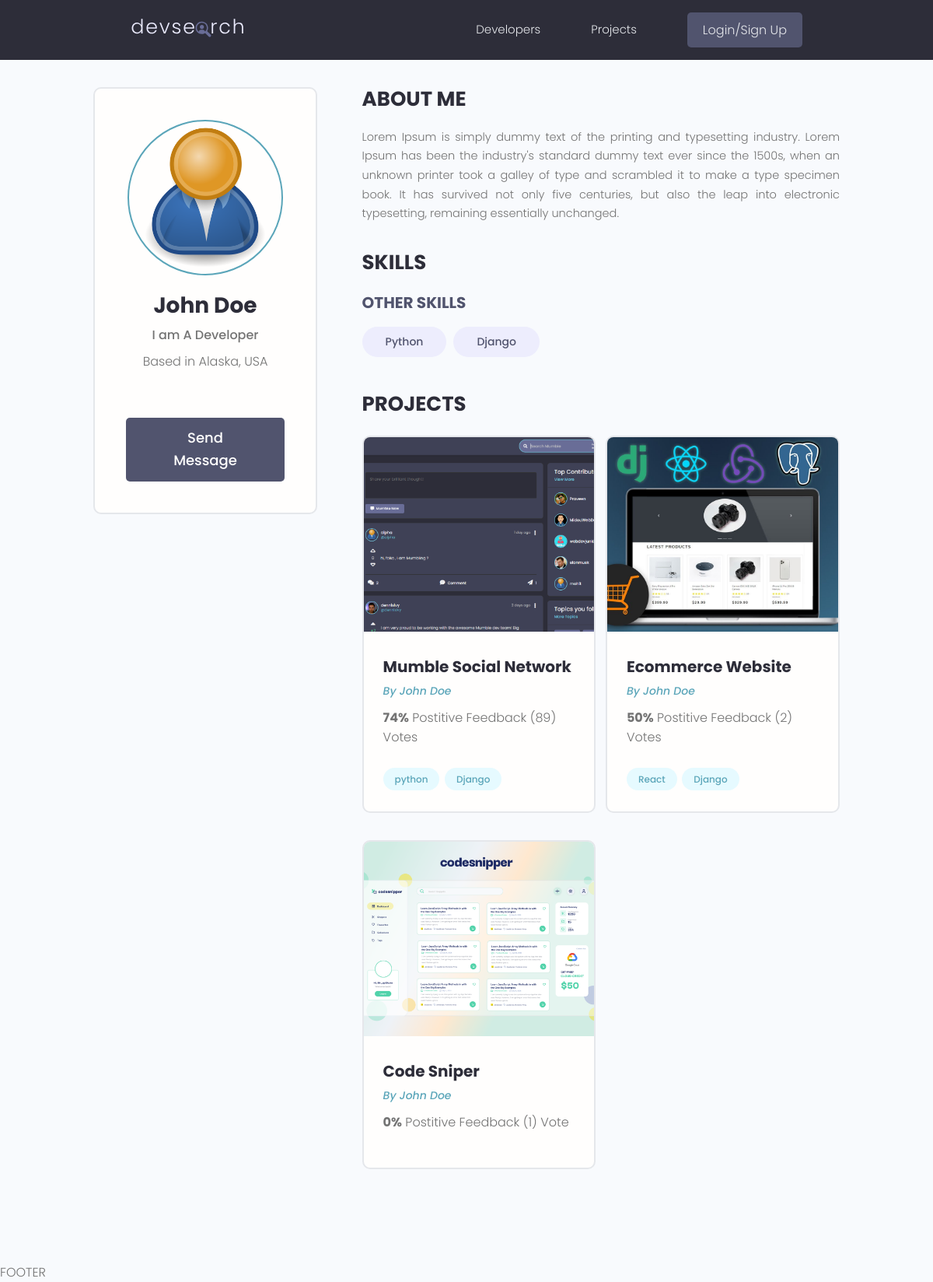
Screenshot of /profile/7ada358a-f1fe-45b3-96f8-bb56e8ad20bf/ with the database file from the repository.
### users/models.py (models this page shows, shortened)
class Profile(models.Model):
    user = models.OneToOneField(User,on_delete=models.CASCADE,null=True,blank=True)
    name = models.CharField(max_length=200,blank=True,null=True)
    username = models.CharField(max_length=200,blank=True,null=True)
    location = models.CharField(max_length=200,blank=True,null=True)
    email = models.EmailField(max_length=500,blank=True,null=True)
    short_intro = models.CharField(max_length=200,blank=True,null=True)
    bio   = models.TextField(blank=True,null=True)
    profile_image = models.ImageField(blank=True,null=True, upload_to = 'profiles/', default = 'profiles/user-default.png')
    social_github = models.CharField(max_length=200,blank=True,null=True)
    social_twitter = models.CharField(max_length=200,blank=True,null=True)
    social_linkedin = models.CharField(max_length=200,blank=True,null=True)
    social_youtube = models.CharField(max_length=200,blank=True,null=True)
    social_website = models.CharField(max_length=200,blank=True,null=True)
    created         = models.DateTimeField(auto_now_add= True)
    id              = models.UUIDField(default= uuid.uuid4, unique= True,primary_key= True,editable= False)
    class Meta:
        ordering = ['created']
    @property
    def imageURL(self):
        try:
            url = self.profile_image.url
        except:
            url = ''
        return url

class Skill(models.Model):
    owner = models.ForeignKey(Profile,on_delete=models.CASCADE,null=True,blank=True)
    name = models.CharField(max_length=200,blank=True,null=True)
    description = models.TextField(blank=True,null=True)
    created         = models.DateTimeField(auto_now_add= True)
    id              = models.UUIDField(default= uuid.uuid4, unique= True,primary_key= True,editable= False)

### projects/models.py (models this page shows, shortened)
class Project(models.Model):
    owner          = models.ForeignKey(Profile,on_delete=models.CASCADE,blank=True,null=True)
    title           = models.CharField(max_length= 200)
    description     = models.TextField(null=True,blank = True)
    featured_image  = models.ImageField(null = True,blank = True,default= "default.jpg")
    demo_link       = models.CharField(max_length= 2000,null = True, blank =True)
    source_link     = models.CharField(max_length= 2000,null =True, blank= True)
    tags            = models.ManyToManyField('Tag',blank = True)
    vote_total      = models.IntegerField(default=0,null=True,blank=True)
    vote_ratio      = models.IntegerField(default=0,null=True,blank=True)
    created         = models.DateTimeField(auto_now_add= True)
    id              = models.UUIDField(default= uuid.uuid4, unique= True,primary_key= True,editable= False)
    class Meta:
        ordering = ['-vote_ratio','-vote_total','title']
    @property
    def imageURL(self):
        try:
            url = self.featured_image.url
        except:
            url = ''
        return url

class Tag(models.Model):
    name = models.CharField(max_length=200,)
    created = models.DateTimeField(auto_now_add= True)
    id      = models.UUIDField(default= uuid.uuid4,unique=True,primary_key= True,editable= False)
    def __str__(self):
        return self.name

### users/views.py (the view)
# urls.py: path('profile/<str:pk>/', views.userProfile, name = 'user-profile'),
def userProfile(request,pk):
    profile = Profile.objects.get(id = pk)
    topSkills    = profile.skill_set.exclude(description__exact = "")
    otherSkills  = profile.skill_set.filter(description = "")
    context = {'profile':profile,'topSkills':topSkills,'otherSkills':otherSkills}
    return render(request,'users/user-profile.html',context)

### users/templates/users/user-profile.html (shortened to what this page needs)
{% extends 'main.html' %}
{% block content %}
<main class="profile my-md">
    <div class="container">
      <div class="layout">
        <div class="column column--1of3">
          <div class="card text-center">
            <div class="card__body dev">
              <img class="avatar avatar--xl" src="{{ profile.imageURL }}"/>
              <h2 class="dev__name">{{profile.name}}</h2>
              <p class="dev__title">{{profile.short_intro}}</p>
              <p class="dev__location">Based in {{profile.location}}</p>
              {% if request.user.profile.id != profile.id %}
              <a href="{% url 'create-message' profile.id %}" class="btn btn--sub btn--lg">Send Message </a>
              {% endif %}
            </div>
          </div>
        </div>
        <div class="column column--2of3">
          <div class="devInfo">
            <h3 class="devInfo__title">About Me</h3>
            <p class="devInfo__about">{{profile.bio}}</p>
          </div>
          <div class="devInfo">
            <h3 class="devInfo__title">Skills</h3>
            <div class="devInfo__skills">
              <h3 class="devInfo__subtitle">Other Skills</h3>
              <div class="devInfo__otherSkills">
                {% for skill in otherSkills %}
                <span class="tag tag--pill tag--sub tag--lg">
                  <small>{{skill.name}}</small>
                </span>
                {%endfor%}
              </div>
            </div>
          </div>
          <div class="devInfo">
            <h3 class="devInfo__title">Projects</h3>
            <div class="grid grid--two">
                {%for project in profile.project_set.all %}
              <div class="column">
                <div class="card project">
                  <a href="{% url 'project' project.id %}" class="project">
                    <img class="project__thumbnail" src="{{project.imageURL}}" alt="project thumbnail" />
                    <div class="card__body">
                      <h3 class="project__title">{{project.title}}</h3>
                      <p><a class="project__author" href="">By {{project.owner.name}}</a></p>
                      <p class="project--rating">
                        <span style="font-weight: bold;">{{project.vote_ratio}}%</span> Postitive
                        Feedback ({{project.vote_total}}) Vote{{project.vote_total|pluralize:'s'}}
                      </p>
                      <div class="project__tags">
                        {% for tag in project.tags.all %}
                        <span class="tag tag--pill tag--main">
                          <small>{{tag}}</small>
                        </span>
                        {% endfor %}
                      </div>
                    </div>
                  </a>
                </div>
              </div>
              {%endfor%}
            </div>
          </div>
        </div>
      </div>
    </div>
  </main>
{% endblock content %}

### templates/main.html (shortened to what this page needs)
<!DOCTYPE html>
{% load static %}
<html lang="en">
<head>
    <link rel="stylesheet" href="https://cdn.iconmonstr.com/1.3.0/css/iconmonstr-iconic-font.min.css" />
    <link rel="stylesheet" href="{% static 'uikit/styles/uikit.css' %}" />
    <link rel="stylesheet" href="{% static 'styles/app.css' %}" />
</head>
<body>
    {% include 'navbar.html' %}
    {% block content %}
    {% endblock content %}
    <p>FOOTER</p>
</body>
</html>

### templates/navbar.html (shortened to what this page needs)
{% load static %}
<header class="header">
    <div class="container container--narrow">
      <a href="{% url 'profiles' %}" class="header__logo">
        <img src="{% static 'images/logo.svg' %}" alt="DevSearch Logo" />
      </a>
      <nav class="header__nav">
        <ul class="header__menu">
          <li class="header__menuItem"><a href="{% url 'profiles' %}">Developers</a></li>
          <li class="header__menuItem"><a href="{% url 'projects' %}">Projects</a></li>
          {% if request.user.is_authenticated %}
          <li class="header__menuItem"><a href="{% url 'inbox' %}">Inbox</a></li>
          <li class="header__menuItem"><a href="{% url 'account' %}">Account</a></li>
          <li class="header__menuItem"><a href="{% url 'logout' %}" class="btn btn--sub">Logout</a></li>
          {% else %}
          <li class="header__menuItem"><a href="{% url 'login' %}" class="btn btn--sub">Login/Sign Up</a></li>
          {% endif %}
        </ul>
      </nav>
    </div>
  </header>

### static/styles/app.css (style rules this page uses)
:root { --color-sub: #2d2d39; }
.btn--sub { background-color: var(--color-sub-light); }
.card { border: 2px solid var(--color-light); }
img { width: 100%; }
.header { position: sticky; z-index: 111; background-color: var(--color-sub); padding: 1.5rem 0; }
.header > .container { display: flex; justify-content: space-between; align-items: center; }
.header__logo > img { height: 3.8rem; }
.header__nav > ul { display: inline-flex; align-items: center; list-style: none; gap: 6.5rem; }
.header__menuItem > a { color: var(--color-light); font-weight: 300; }
.profile .card > .dev { padding: 4rem; }
.dev__name { color: var(--color-sub); font-size: 2.8rem; font-weight: 700; margin-top: 1rem; margin-bottom: 0.5rem; }
.dev__title { font-size: 1.6rem; font-weight: 500; line-height: 1.3; }
.dev__location { margin-top: 1rem; }
.devInfo { margin-bottom: 3rem; }
.devInfo__title, .devInfo__subtitle { font-size: 2.6rem; color: var(--color-sub); text-transform: uppercase; font-weight: 700; margin-bottom: 1.5rem; }
.devInfo__subtitle { font-size: 2rem; color: var(--color-sub-light); }
.devInfo__about, .devSkill__info { font-size: 1.45rem; line-height: 1.7; text-align: justify; }
.project__author { font-size: 1.4rem; font-style: italic; }
.project--rating { margin-bottom: 1.6em; margin-top: .5em; }
.project__thumbnail { height: 25rem; object-fit: cover; object-position: top center; }
.project__title { font-size: 2rem; font-weight: 700; color: var(--color-sub); }

### static/uikit/styles/modules/_variables.css (style rules this page uses)
:root { --color-main: #5aa5b9; --color-main-light: #e6faff; --color-sub: #3f4156; --color-sub-light: #51546e; --color-sub-lighter: #ededfd; --color-text: #737373; --color-gray: #8b8b8b; --color-light: #e5e7eb; --color-light-gray: #767676; --color-bg: #f8fafd; --color-white: #fffefd; --color-white-light: #f3f3f3; --color-success: #359e64; --color-success-bg: #def8e8; --color-error: #fc4b0b; --color-error-bg: #fff2ee; --font-base: 'Poppins', arial, helvetica, 'Segoe UI', roboto, ubuntu, sans-serif; --font-monospace: 'Fira Code', 'Courier New', courier, monospace; --font-regular: 300; --font-medium: 500; --font-bold: 700; --generic-shadow: 1px 1px 5px #00000010; --generic-transition: all 0.3s ease-in-out; }

### static/uikit/styles/modules/_base.css (style rules this page uses)
* { margin: 0; padding: 0; box-sizing: border-box; text-rendering: optimizeLegibility; color: inherit; font-size: inherit; }
html { font-size: 50%; }
@media only screen and (min-width: 480px) { html { font-size: 56.25%; } }
@media only screen and (min-width: 1200px) { html { font-size: 62.5%; } }
body { line-height: 1.6; font-weight: 400; font-size: 1.5rem; color: var(--color-text); background-color: var(--color-bg); min-height: 100vh; }

### static/uikit/styles/modules/_typography.css (style rules this page uses)
* { font-family: var(--font-base); }
h2 { font-size: 3.6rem; font-weight: var(--font-bold); }
h3 { font-size: 3.2rem; font-weight: var(--font-medium); }
p, span, strong { font-size: 1.6rem; color: var(--color-text); font-weight: var(--font-regular); }
a { padding-bottom: 2px; text-decoration: none; display: inline-block; color: var(--color-main); font-weight: var(--font-medium); }

### static/uikit/styles/modules/_utilities.css (style rules this page uses)
.container { width: 92%; max-width: 165rem; margin: 0 auto; box-sizing: border-box; }
.container--narrow { width: 92%; max-width: 120rem; }
@media screen and (min-width: 1000px) { .container { width: 90%; } }
@media screen and (min-width: 1000px) { .container--narrow { width: 85%; } }
@media screen and (min-width: 1200px) { .container { width: 80%; } }
@media screen and (min-width: 1200px) { .container--narrow { width: 72%; } }
.text-center { text-align: center; }
.my-md { margin: 3rem auto; }

### static/uikit/styles/modules/_avatar.css (style rules this page uses)
.avatar { border-radius: 50%; border: 2px solid var(--color-main); object-fit: cover; }
.avatar--xl { height: 20rem; width: 20rem; }

### static/uikit/styles/modules/_button.css (style rules this page uses)
.btn { display: inline-block; position: relative; cursor: pointer; background-color: var(--color-light); font-weight: var(--font-medium); color: var(--color-sub); text-decoration: none; padding: 1rem 2rem; border-radius: 0.5rem; border: none; width: -webkit-fit-content; width: -moz-fit-content; width: fit-content; height: -webkit-fit-content; height: -moz-fit-content; height: fit-content; font-size: 1.6rem; outline-width: 0; outline-color: transparent; -webkit-backface-visibility: hidden; backface-visibility: hidden; transition: all 0.3s ease-in-out; }
.btn--sub { background-color: var(--color-sub); color: var(--color-white); }
.btn--lg { font-size: 1.8rem; padding: 1.2rem 4.5rem; }

### rows the page displays
Profile: imageURL (placeholder picture), name "John Doe", short_intro "I am A Developer", location "Alaska, USA", bio "Lorem Ipsum is simply dummy text of the printing and typesetting industry. Lorem Ipsum has been the industry's standard dummy text ever since the 1500s, when an unknown printer took a galley of type and scrambled it to make a type specimen book. It has survived not only five centuries, but also the leap into electronic typesetting, remaining essentially unchanged."
Skill: name "Python"
Skill: name "Django"
Project: imageURL (picture), title "Mumble Social Network", owner.name "John Doe", vote_ratio "74", vote_total "89"
Tag: name "python"
Tag: name "Django"
Project: imageURL (picture), title "Ecommerce Website", owner.name "John Doe", vote_ratio "50", vote_total "2"
Tag: name "React"
Project: imageURL (picture), title "Code Sniper", owner.name "John Doe", vote_ratio "0", vote_total "1"
